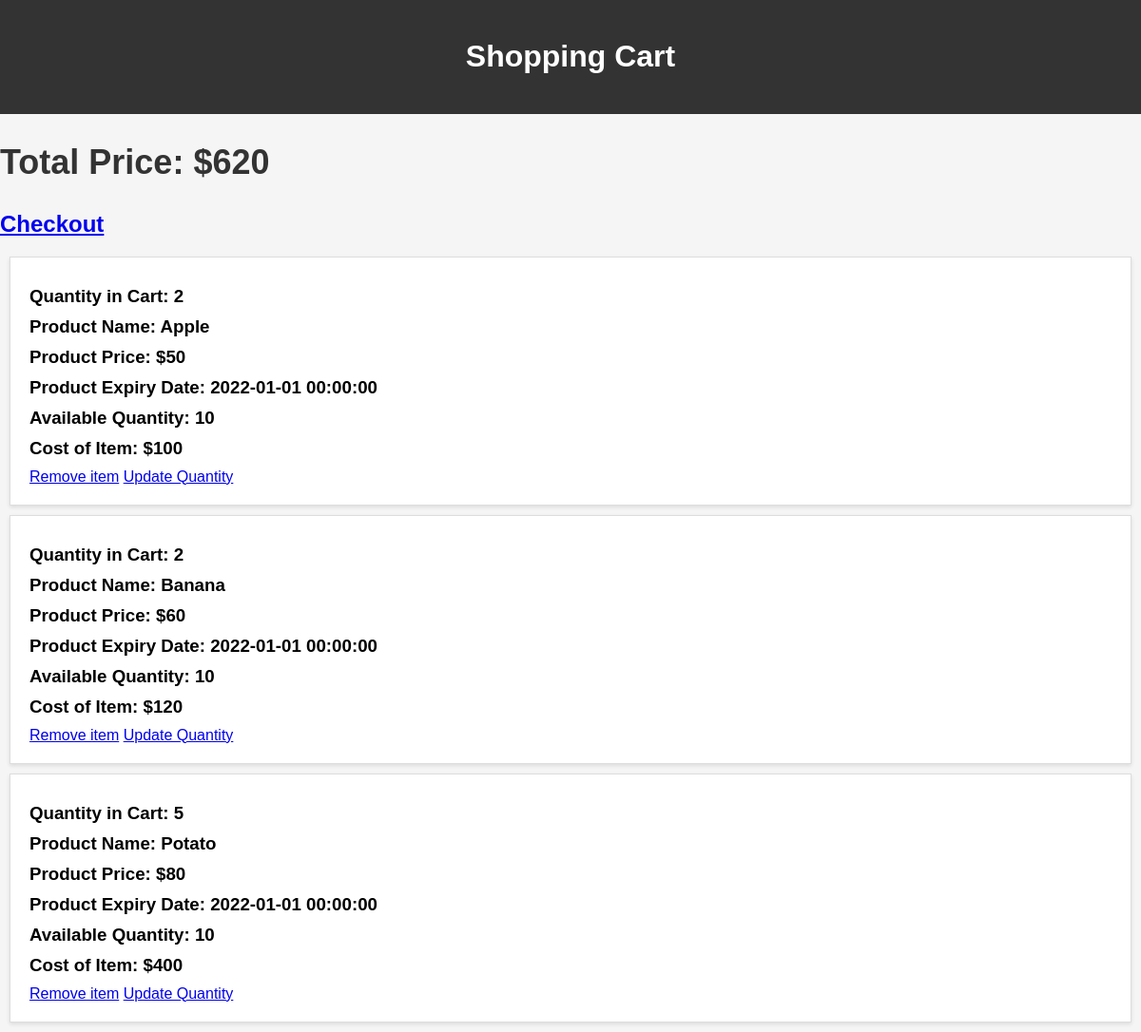
/showcart/4, run on the app's committed database.
### main.py (models this page shows)
class Cart(db.Model):
    id= db.Column(db.Integer, primary_key = True, autoincrement=True)
    user_id = db.Column(db.Integer, db.ForeignKey('user.id'), nullable=False)  # Define a foreign key to establish the relationship
    product_id = db.Column(db.Integer, db.ForeignKey('product.id'), nullable=False)  # Define a foreign key to establish the relationship
    quantity = db.Column(db.Integer, nullable = False)
    date_created = db.Column(db.DateTime , default = datetime.now())
    is_purchased = db.Column(db.Integer, default= 0)
    car_product = relationship('Product', backref='cart', lazy=True)

class Product(db.Model):
        id = db.Column(db.Integer, primary_key = True, autoincrement=True)
        name = db.Column(db.String(200), nullable = False)
        price = db.Column(db.Integer, nullable = False)
        expiry_date = db.Column(db.DateTime , default = datetime.now())
        quantity_available = db.Column(db.Integer, nullable = False)
        section_id = db.Column(db.Integer, db.ForeignKey('section.id'), nullable=False)  # Define a foreign key to establish the relationship
        description = db.Column(db.String(200), nullable = False)

### main.py (the view)
@app.route('/showcart/<int:user_id>', methods=['GET', 'POST'])
def showcart(user_id):
    user=User.query.get_or_404(user_id)
    cart_items=Cart.query.filter_by(user_id=user_id).all()
    Total=0
    for item in cart_items:
        Total+=item.quantity*item.car_product.price
    return render_template('showcart.html',user=user,cart_items=cart_items,Total=Total)

### templates/showcart.html (shortened to what this page needs)
<!DOCTYPE html>
<html lang="en">
<head>
</head>
<body>
    <header>
        <h1>Shopping Cart</h1>
    </header>
    <div class="total-price">
        <h2>Total Price: ${{ Total }}</h2>
    </div>
    <h2><a href="/checkout/{{user.id}}">Checkout</a></h2>
    {% for item in cart_items %}
        <div class="cart-item">
            <h3>Quantity in Cart: {{ item.quantity }}</h3>
            <h3>Product Name: {{ item.car_product.name }}</h3>
            <h3>Product Price: ${{ item.car_product.price }}</h3>
            <h3>Product Expiry Date: {{ item.car_product.expiry_date }}</h3>
            <h3>Available Quantity: {{ item.car_product.quantity_available }}</h3>
            <h3>Cost of Item: ${{ item.quantity * item.car_product.price }}</h3>
            <a href="/remove_item/{{user.id}}/{{item.id}}">Remove item</a>
            <a href="/update_quantity/{{user.id}}/{{item.car_product.id}}">Update Quantity</a>
        </div>
    {% endfor %}
</body>
</html>

### templates/showcart.html (style rules this page uses)
body { font-family: Arial, sans-serif; background-color: #f5f5f5; margin: 0; padding: 0; }
header { background-color: #333; color: #fff; padding: 20px; text-align: center; }
.cart-item { background-color: #fff; border: 1px solid #ddd; margin: 10px; padding: 20px; box-shadow: 0 2px 4px rgba(0, 0, 0, 0.1); }
h2 { color: #333; }
h3 { margin: 10px 0; }
.total-price { font-size: 24px; font-weight: bold; margin-top: 20px; }

### data on the page
Cart: quantity "2", car_product.name "Apple", car_product.price "50", car_product.expiry_date "2022-01-01 00:00:00", car_product.quantity_available "10", item.quantity*item.car_product.price "100"
Cart: quantity "2", car_product.name "Banana", car_product.price "60", car_product.expiry_date "2022-01-01 00:00:00", car_product.quantity_available "10", item.quantity*item.car_product.price "120"
Cart: quantity "5", car_product.name "Potato", car_product.price "80", car_product.expiry_date "2022-01-01 00:00:00", car_product.quantity_available "10", item.quantity*item.car_product.price "400"

### other printed values
{{ Total }} "620"
